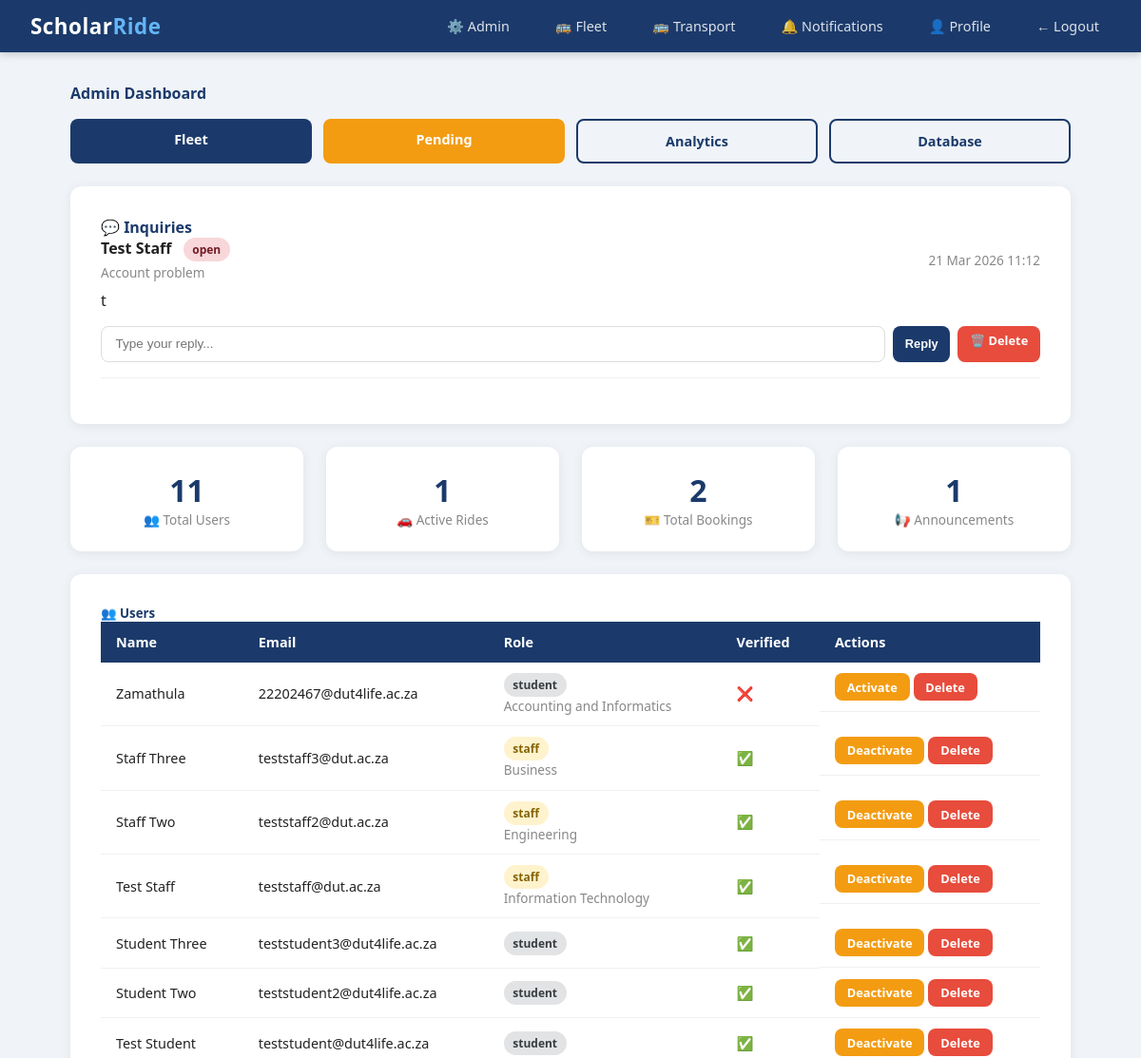
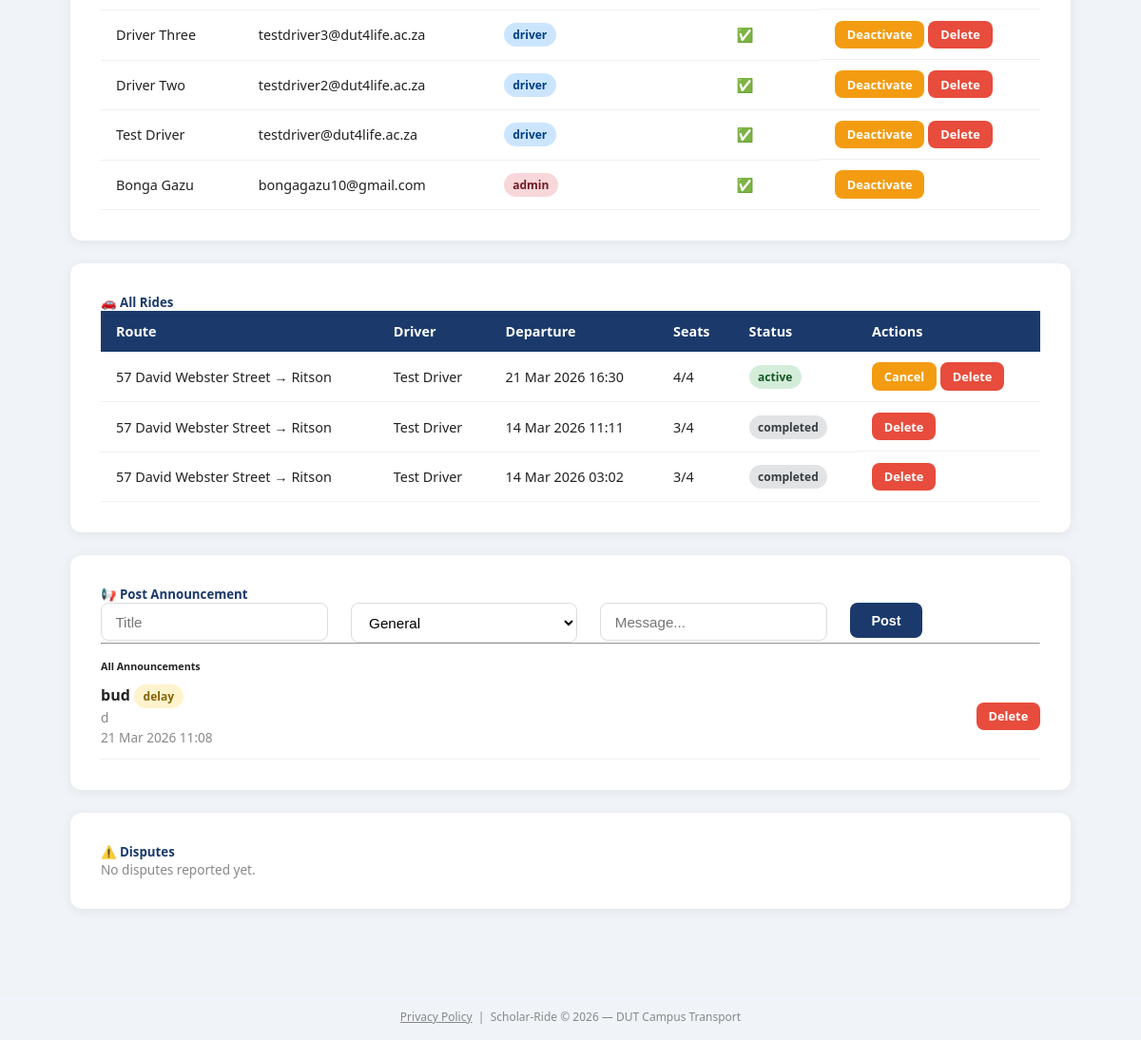
The page /admin (signed in) on the database its author committed (2 pictures, top to bottom).
### scholar_ride/models.py (models this page shows)
class Inquiry(db.Model):
    id = db.Column(db.Integer, primary_key=True)
    user_id = db.Column(db.Integer, db.ForeignKey('user.id'), nullable=False)
    subject = db.Column(db.String(100), nullable=False)
    message = db.Column(db.Text, nullable=False)
    reply = db.Column(db.Text, nullable=True)
    status = db.Column(db.String(20), default='open')
    created_at = db.Column(db.DateTime, default=sast_now)
    user = db.relationship('User', foreign_keys=[user_id])

class User(db.Model, UserMixin):
    id = db.Column(db.Integer, primary_key=True)
    student_number = db.Column(db.String(20), unique=True, nullable=True)
    staff_number = db.Column(db.String(20), unique=True, nullable=True)
    full_name = db.Column(db.String(100), nullable=False)
    email = db.Column(db.String(120), unique=True, nullable=False)
    phone = db.Column(db.String(20), nullable=False)
    password_hash = db.Column(db.String(128), nullable=False)
    role = db.Column(db.String(20), default='student')
    department = db.Column(db.String(100), nullable=True)
    verified = db.Column(db.Boolean, default=False)
    approval_status = db.Column(db.String(20), default='pending')
    otp = db.Column(db.String(6), nullable=True)
    created_at = db.Column(db.DateTime, default=datetime.utcnow)
    driver_code = db.Column(db.String(20), nullable=True)
    rides = db.relationship('Ride', backref='driver', lazy=True)
    bookings = db.relationship('Booking', backref='student', lazy=True)
    session_token = db.Column(db.String(100), nullable=True)

class Ride(db.Model):
    id = db.Column(db.Integer, primary_key=True)
    driver_id = db.Column(db.Integer, db.ForeignKey('user.id'), nullable=False)
    origin = db.Column(db.String(200), nullable=False)
    destination = db.Column(db.String(200), nullable=False)
    departure_time = db.Column(db.DateTime, nullable=False)
    available_seats = db.Column(db.Integer, nullable=False)
    total_seats = db.Column(db.Integer, nullable=False)
    status = db.Column(db.String(20), default='active')
    created_at = db.Column(db.DateTime, default=datetime.utcnow)
    bookings = db.relationship('Booking', backref='ride', lazy=True)
    vehicle_type = db.Column(db.String(50), nullable=True)
    vehicle_model = db.Column(db.String(100), nullable=True)
    registration_number = db.Column(db.String(20), nullable=True)
    completed_at = db.Column(db.DateTime, nullable=True)

class Announcement(db.Model):
    id = db.Column(db.Integer, primary_key=True)
    admin_id = db.Column(db.Integer, db.ForeignKey('user.id'), nullable=False)
    title = db.Column(db.String(200), nullable=False)
    body = db.Column(db.Text, nullable=False)
    category = db.Column(db.String(50))
    created_at = db.Column(db.DateTime, default=sast_now)

### scholar_ride/routes/admin.py (the view)
@admin.route('/admin')
@login_required
@admin_required
def dashboard():
    users = User.query.order_by(User.created_at.desc()).all()
    announcements = Announcement.query.order_by(Announcement.created_at.desc()).all()
    all_rides = Ride.query.order_by(Ride.created_at.desc()).all()
    disputes = Dispute.query.order_by(Dispute.created_at.desc()).all()
    total_users = User.query.count()
    active_rides = Ride.query.filter_by(status='active').count()
    total_bookings = Booking.query.count()
    total_announcements = Announcement.query.count()
    pending_count = User.query.filter_by(approval_status='pending').count()
    inquiries =Inquiry.query.order_by(Inquiry.created_at.desc()).all()
    return render_template('admin/dashboard.html',
                           users=users,
                           announcements=announcements,
                           all_rides=all_rides,
                           disputes=disputes,
                           total_users=total_users,
                           active_rides=active_rides,
                           total_bookings=total_bookings,
                           total_announcements=total_announcements,
                           pending_count=pending_count,
                           inquiries=inquiries
                           )

### scholar_ride/templates/admin/dashboard.html (shortened to what this page needs)
{% extends "base.html" %}
{% block content %}
<div style="margin-bottom:1.5rem;">
    <h4 style="color:#1B3A6B; margin-bottom:1rem;">Admin Dashboard</h4>
    <div style="display:grid; grid-template-columns: repeat(auto-fit, minmax(140px, 1fr)); gap:0.75rem;">
        <a href="/admin/fleet" class="btn btn-primary" style="text-align:center; padding:0.75rem;">
            Fleet
        </a>
        <a href="/admin/registrations" class="btn btn-warning" style="text-align:center; padding:0.75rem;">
            Pending
        </a>
        <a href="/admin/analytics" class="btn btn-outline" style="text-align:center; padding:0.75rem;">
            Analytics
        </a>
        <a href="/admin/database" class="btn btn-outline" style="text-align:center; padding:0.75rem;">
            Database
        </a>
    </div>
</div>
<div class="card p-3 mt-3 mb-4">
    <h4 style="color:#1B3A6B;" class="mb-3">💬 Inquiries</h4>
    {% if inquiries %}
        {% for inquiry in inquiries %}
        <div style="border-bottom:1px solid #f0f0f0; padding-bottom:1rem; margin-bottom:1rem;">
            <div class="d-flex justify-between align-center">
                <div>
                    <strong>{{ inquiry.user.full_name }}</strong>
                    <span class="badge {% if inquiry.status == 'open' %}badge-danger{% else %}badge-success{% endif %}" style="margin-left:0.5rem;">
                        {{ inquiry.status }}
                    </span>
                    <br>
                    <small class="text-muted">{{ inquiry.subject }}</small>
                </div>
                <small class="text-muted">{{ inquiry.created_at.strftime('%d %b %Y %H:%M') }}</small>
            </div>
            <p class="mt-1 mb-2">{{ inquiry.message }}</p>
            <div style="display:flex; gap:0.5rem; flex-wrap:wrap;">
                {% if inquiry.status == 'open' %}
                <form method="POST" action="/inquiries/{{ inquiry.id }}/reply" style="display:flex; gap:0.5rem; flex:1;">
                    <input type="text" name="reply" class="form-control"
                           placeholder="Type your reply..." required style="font-size:0.85rem;">
                    <button type="submit" class="btn btn-sm btn-primary">Reply</button>
                </form>
                {% endif %}
                <a href="/inquiries/{{ inquiry.id }}/delete"
                   class="btn btn-sm btn-danger"
                   onclick="return confirm('Delete this inquiry?')">
                    🗑️ Delete
                </a>
            </div>
        </div>
        {% endfor %}
    {% else %}
        <p class="text-muted">No inquiries yet.</p>
    {% endif %}
</div>
<div class="row mb-4">
    <div class="col">
        <div class="stat-card">
            <div class="stat-number">{{ total_users }}</div>
            <div class="stat-label">👥 Total Users</div>
        </div>
    </div>
    <div class="col">
        <div class="stat-card">
            <div class="stat-number">{{ active_rides }}</div>
            <div class="stat-label">🚗 Active Rides</div>
        </div>
    </div>
    <div class="col">
        <div class="stat-card">
            <div class="stat-number">{{ total_bookings }}</div>
            <div class="stat-label">🎫 Total Bookings</div>
        </div>
    </div>
    <div class="col">
        <div class="stat-card">
            <div class="stat-number">{{ total_announcements }}</div>
            <div class="stat-label">📢 Announcements</div>
        </div>
    </div>
</div>
<div class="card p-3 mb-4" style="margin-top: 1.5rem;">
    <h5 style="color:#1B3A6B;" class="mb-3">👥 Users</h5>
    <div style="overflow-x:auto;">
        <table>
            <thead>
                <tr>
                    <th>Name</th>
                    <th>Email</th>
                    <th>Role</th>
                    <th>Verified</th>
                    <th>Actions</th>
                </tr>
            </thead>
            <tbody>
                {% for user in users %}
                <tr>
                    <td>{{ user.full_name }}</td>
                    <td>{{ user.email }}</td>
                    <td>
                        <span class="badge
                            {% if user.role == 'admin' %}badge-danger
                            {% elif user.role == 'driver' %}badge-primary
                            {% elif user.role == 'staff' %}badge-warning
                            {% else %}badge-secondary{% endif %}">
                            {{ user.role }}
                        </span>
                        {% if user.department %}
                        <br><small class="text-muted">{{ user.department }}</small>
                        {% endif %}
                    </td>
                    <td>{% if user.verified %}✅{% else %}❌{% endif %}</td>
                    <td style="display:flex; gap:4px;">
                        <a href="/admin/users/{{ user.id }}/toggle"
                           class="btn btn-sm btn-warning">
                            {% if user.verified %}Deactivate{% else %}Activate{% endif %}
                        </a>
                        {% if user.id != current_user.id %}
                        <a href="/admin/users/{{ user.id }}/delete"
                           class="btn btn-sm btn-danger"
                           onclick="return confirm('Delete {{ user.full_name }}?')">
                            Delete
                        </a>
                        {% endif %}
                    </td>
                </tr>
                {% endfor %}
            </tbody>
        </table>
    </div>
</div>
<div class="card p-3 mb-4">
    <h5 style="color:#1B3A6B;" class="mb-3">🚗 All Rides</h5>
    <div style="overflow-x:auto;">
        <table>
            <thead>
                <tr>
                    <th>Route</th>
                    <th>Driver</th>
                    <th>Departure</th>
                    <th>Seats</th>
                    <th>Status</th>
                    <th>Actions</th>
                </tr>
            </thead>
            <tbody>
                {% for ride in all_rides %}
                <tr>
                    <td>{{ ride.origin }} → {{ ride.destination }}</td>
                    <td>{{ ride.driver.full_name }}</td>
                    <td>{{ ride.departure_time.strftime('%d %b %Y %H:%M') }}</td>
                    <td>{{ ride.available_seats }}/{{ ride.total_seats }}</td>
                    <td>
                        <span class="badge
                            {% if ride.status == 'active' %}badge-success
                            {% elif ride.status == 'cancelled' %}badge-danger
                            {% elif ride.status == 'delayed' %}badge-warning
                            {% else %}badge-secondary{% endif %}">
                            {{ ride.status }}
                        </span>
                    </td>
                    <td style="display:flex; gap:4px;">
                        {% if ride.status == 'active' %}
                        <a href="/admin/rides/{{ ride.id }}/cancel"
                           class="btn btn-sm btn-warning"
                           onclick="return confirm('Cancel this ride?')">
                            Cancel
                        </a>
                        {% endif %}
                        <a href="/admin/rides/{{ ride.id }}/delete"
                           class="btn btn-sm btn-danger"
                           onclick="return confirm('Delete this ride?')">
                            Delete
                        </a>
                    </td>
                </tr>
                {% endfor %}
            </tbody>
        </table>
    </div>
</div>
<div class="card p-3 mb-4">
    <h5 style="color:#1B3A6B;" class="mb-3">📢 Post Announcement</h5>
    <form method="POST" action="/admin/announcements">
        <div class="row">
            <div class="col">
                <input type="text" name="title" class="form-control"
                       placeholder="Title" required>
            </div>
            <div class="col">
                <select name="category" class="form-control">
                    <option value="general">General</option>
                </select>
            </div>
            <div class="col">
                <input type="text" name="body" class="form-control"
                       placeholder="Message..." required>
            </div>
            <div class="col" style="flex:0 0 auto;">
                <button type="submit" class="btn btn-primary">Post</button>
            </div>
        </div>
    </form>
    <hr>
    <h6 class="mt-2">All Announcements</h6>
    {% if announcements %}
        {% for ann in announcements %}
        <div class="d-flex justify-between align-center" style="border-bottom:1px solid #f0f0f0; padding:0.75rem 0;">
            <div>
                <strong>{{ ann.title }}</strong>
                <span class="badge ms-1
                    {% if ann.category == 'breakdown' %}badge-danger
                    {% elif ann.category == 'delay' %}badge-warning
                    {% elif ann.category == 'cancellation' %}badge-danger
                    {% else %}badge-info{% endif %}">
                    {{ ann.category }}
                </span>
                <p class="mb-0 text-muted">{{ ann.body }}</p>
                <small class="text-muted">{{ ann.created_at.strftime('%d %b %Y %H:%M') }}</small>
            </div>
            <a href="/admin/announcements/{{ ann.id }}/delete"
               class="btn btn-sm btn-danger"
               onclick="return confirm('Delete this announcement?')">
                Delete
            </a>
        </div>
        {% endfor %}
    {% else %}
        <p class="text-muted">No announcements yet.</p>
    {% endif %}
</div>
<div class="card p-3 mb-4">
    <h5 style="color:#1B3A6B;" class="mb-3">⚠️ Disputes</h5>
    {% if disputes %}
        {% for dispute in disputes %}
        <div style="border-bottom:1px solid #f0f0f0; padding-bottom:1rem; margin-bottom:1rem;">
            <div class="d-flex justify-between align-center">
                <div>
                    <strong>Reported by:</strong>
                    {{ dispute.reported_by_user.full_name if dispute.reported_by_user else 'Unknown' }}
                    <span style="margin:0 0.5rem;">against</span>
                    <strong>{{ dispute.reported_against_user.full_name if dispute.reported_against_user else 'Unknown' }}</strong>
                    <span class="badge {% if dispute.status == 'open' %}badge-danger{% else %}badge-success{% endif %}" style="margin-left:0.5rem;">
                        {{ dispute.status }}
                    </span>
                </div>
                <small class="text-muted">{{ dispute.created_at.strftime('%d %b %Y') }}</small>
            </div>
            <p class="mt-1 mb-2">{{ dispute.description }}</p>
            <div class="d-flex gap-1">
                {% if dispute.status == 'open' %}
                <form method="POST" action="/admin/disputes/{{ dispute.id }}/resolve" style="display:flex; gap:4px;">
                    <select name="action" class="form-control" style="padding:0.3rem; font-size:0.8rem; width:auto;">
                        <option value="warn">Warn User</option>
                        <option value="ban">Ban User</option>
                    </select>
                    <button type="submit" class="btn btn-sm btn-warning">Resolve</button>
                </form>
                {% endif %}
                <a href="/admin/disputes/{{ dispute.id }}/delete"
                   class="btn btn-sm btn-danger"
                   onclick="return confirm('Delete this dispute?')">
                    Delete
                </a>
            </div>
        </div>
        {% endfor %}
    {% else %}
        <p class="text-muted">No disputes reported yet.</p>
    {% endif %}
</div>
{% endblock %}

### rows shown on the page
Inquiry: user.full_name "Test Staff", status "open", subject "Account problem", created_at "21 Mar 2026 11:12", message "t"
User: full_name "Zamathula", email "22202467@dut4life.ac.za", role "student", department "Accounting and Informatics", verified "Activate"
User: full_name "Staff Three", email "teststaff3@dut.ac.za", role "staff", department "Business", verified "Deactivate"
User: full_name "Staff Two", email "teststaff2@dut.ac.za", role "staff", department "Engineering", verified "Deactivate"
User: full_name "Test Staff", email "teststaff@dut.ac.za", role "staff", department "Information Technology", verified "Deactivate"
User: full_name "Student Three", email "teststudent3@dut4life.ac.za", role "student", verified "Deactivate"
User: full_name "Student Two", email "teststudent2@dut4life.ac.za", role "student", verified "Deactivate"
User: full_name "Test Student", email "teststudent@dut4life.ac.za", role "student", verified "Deactivate"
User: full_name "Driver Three", email "testdriver3@dut4life.ac.za", role "driver", verified "Deactivate"
User: full_name "Driver Two", email "testdriver2@dut4life.ac.za", role "driver", verified "Deactivate"
User: full_name "Test Driver", email "testdriver@dut4life.ac.za", role "driver", verified "Deactivate"
User: full_name "Bonga Gazu", email "bongagazu10@gmail.com", role "admin", verified "Deactivate"
Ride: origin "57 David Webster Street", destination "Ritson", driver.full_name "Test Driver", departure_time "21 Mar 2026 16:30", available_seats "4", total_seats "4", status "active"
Ride: origin "57 David Webster Street", destination "Ritson", driver.full_name "Test Driver", departure_time "14 Mar 2026 11:11", available_seats "3", total_seats "4", status "completed"
Ride: origin "57 David Webster Street", destination "Ritson", driver.full_name "Test Driver", departure_time "14 Mar 2026 03:02", available_seats "3", total_seats "4", status "completed"
Announcement: title "bud", category "delay", body "d", created_at "21 Mar 2026 11:08"

### other values the page prints
{{ total_users }} "11"
{{ active_rides }} "1"
{{ total_bookings }} "2"
{{ total_announcements }} "1"
